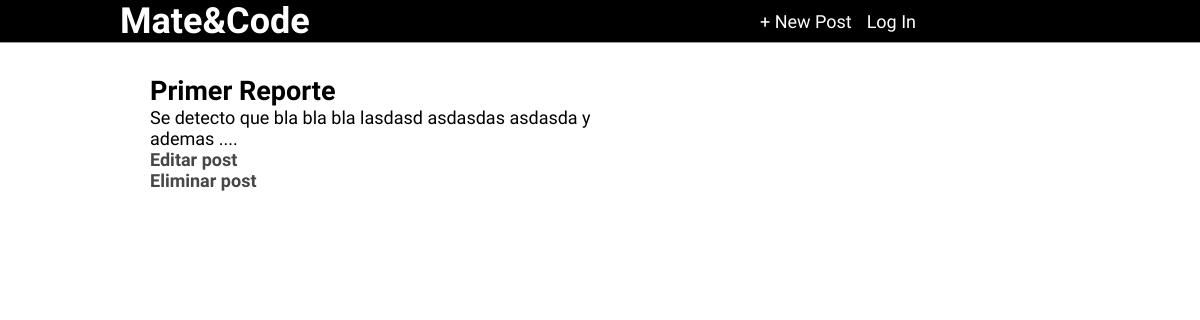
The app's page /post/1/ with its own data.
### blog/models.py (models this page shows, shortened)
class Post(models.Model):
	title = models.CharField(max_length=50)
	author = models.ForeignKey(
		'auth.User',
		on_delete=models.CASCADE,
		)
	body = models.TextField()

### blog/views.py (the view)
# urls.py: path('post/<int:pk>/', BlogDetailView.as_view(), name='post_detail'), #todos los post van a estar en post/ y el resto es la clave primaria que identifica a cada uno
class BlogDetailView(DetailView): #ojo, no es lo mismo ListView que DetailView. Detail View se trae el contexto de un objeto en particular para poder mostrar
	model = Post
	template_name = 'post_detail.html'

### templates/post_detail.html
{%extends 'base.html'%}
{%block content%}
<div class="entrada">
	<h2>{{post.title}}</h2>
	<p>{{post.body}}</p>
	<p><a href="{%url 'post_edit' post.pk %}" class="edit_p">Editar post</a></p>
	<p><a href="{%url 'post_delete' post.pk %}" class="edit_p">Eliminar post</a></p>
</div>
{%endblock content%}

### static/css/base.css (style rules this page uses)
* { margin: 0; padding: 0; text-decoration: none; }
body { font-family: 'Source Sans Pro', sans-serif; font-size: 18px; }
a { text-decoration: none; color: black; }
.edit_p { color: #474747; font-weight: 900; }

### records on screen
Post: title "Primer Reporte", body "Se detecto que bla bla bla lasdasd asdasdas asdasda y ademas ...."
